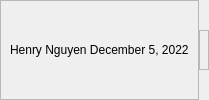
        <widget class="QWidget" name="footerContainer" native="true">
         <layout class="QHBoxLayout" name="horizontalLayout_12">
          <property name="spacing">
           <number>0</number>
          </property>
          <property name="leftMargin">
           <number>0</number>
          </property>
          <property name="topMargin">
           <number>0</number>
          </property>
          <property name="rightMargin">
           <number>0</number>
          </property>
          <property name="bottomMargin">
           <number>0</number>
          </property>
          <item>
           <widget class="QFrame" name="footerFrame">
            <property name="frameShape">
             <enum>QFrame::StyledPanel</enum>
            </property>
            <property name="frameShadow">
             <enum>QFrame::Raised</enum>
            </property>
            <layout class="QHBoxLayout" name="horizontalLayout_13">
             <item>
              <widget class="QLabel" name="footerLabel">
               <property name="text">
                <string>Henry Nguyen December 5, 2022</string>
               </property>
              </widget>
             </item>
            </layout>
           </widget>
          </item>
          <item>
           <widget class="QFrame" name="sizeGrip">
            <property name="minimumSize">
             <size>
              <width>10</width>
              <height>10</height>
             </size>
            </property>
            <property name="maximumSize">
             <size>
              <width>40</width>
              <height>40</height>
             </size>
            </property>
            <property name="frameShape">
             <enum>QFrame::StyledPanel</enum>
            </property>
            <property name="frameShadow">
             <enum>QFrame::Raised</enum>
            </property>
           </widget>
          </item>
         </layout>
        </widget>
